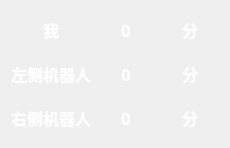
<?xml version="1.0" encoding="UTF-8"?>
<ui version="4.0">
 <class>ScorePanel</class>
 <widget class="QWidget" name="ScorePanel">
  <property name="geometry">
   <rect>
    <x>0</x>
    <y>0</y>
    <width>230</width>
    <height>148</height>
   </rect>
  </property>
  <property name="windowTitle">
   <string>Form</string>
  </property>
  <layout class="QGridLayout" name="gridLayout">
   <item row="0" column="0">
    <widget class="QLabel" name="me">
     <property name="font">
      <font>
       <family>微软雅黑</family>
       <pointsize>12</pointsize>
       <bold>true</bold>
      </font>
     </property>
     <property name="styleSheet">
      <string notr="true">color: rgb(255, 255, 255);</string>
     </property>
     <property name="text">
      <string>我</string>
     </property>
     <property name="alignment">
      <set>Qt::AlignCenter</set>
     </property>
    </widget>
   </item>
   <item row="0" column="1">
    <widget class="QLabel" name="myScore">
     <property name="font">
      <font>
       <family>微软雅黑</family>
       <pointsize>12</pointsize>
       <bold>true</bold>
      </font>
     </property>
     <property name="styleSheet">
      <string notr="true">color: rgb(255, 255, 255);</string>
     </property>
     <property name="text">
      <string>0</string>
     </property>
     <property name="alignment">
      <set>Qt::AlignCenter</set>
     </property>
    </widget>
   </item>
   <item row="0" column="2">
    <widget class="QLabel" name="meUnit">
     <property name="font">
      <font>
       <family>微软雅黑</family>
       <pointsize>12</pointsize>
       <bold>true</bold>
      </font>
     </property>
     <property name="styleSheet">
      <string notr="true">color: rgb(255, 255, 255);</string>
     </property>
     <property name="text">
      <string>分</string>
     </property>
     <property name="alignment">
      <set>Qt::AlignCenter</set>
     </property>
    </widget>
   </item>
   <item row="1" column="0">
    <widget class="QLabel" name="leftRobot">
     <property name="font">
      <font>
       <family>微软雅黑</family>
       <pointsize>12</pointsize>
       <bold>true</bold>
      </font>
     </property>
     <property name="styleSheet">
      <string notr="true">color: rgb(255, 255, 255);</string>
     </property>
     <property name="text">
      <string>左侧机器人</string>
     </property>
     <property name="alignment">
      <set>Qt::AlignCenter</set>
     </property>
    </widget>
   </item>
   <item row="1" column="1">
    <widget class="QLabel" name="leftScore">
     <property name="font">
      <font>
       <family>微软雅黑</family>
       <pointsize>12</pointsize>
       <bold>true</bold>
      </font>
     </property>
     <property name="styleSheet">
      <string notr="true">color: rgb(255, 255, 255);</string>
     </property>
     <property name="text">
      <string>0</string>
     </property>
     <property name="alignment">
      <set>Qt::AlignCenter</set>
     </property>
    </widget>
   </item>
   <item row="1" column="2">
    <widget class="QLabel" name="leftUnit">
     <property name="font">
      <font>
       <family>微软雅黑</family>
       <pointsize>12</pointsize>
       <bold>true</bold>
      </font>
     </property>
     <property name="styleSheet">
      <string notr="true">color: rgb(255, 255, 255);</string>
     </property>
     <property name="text">
      <string>分</string>
     </property>
     <property name="alignment">
      <set>Qt::AlignCenter</set>
     </property>
    </widget>
   </item>
   <item row="2" column="0">
    <widget class="QLabel" name="rightRobot">
     <property name="font">
      <font>
       <family>微软雅黑</family>
       <pointsize>12</pointsize>
       <bold>true</bold>
      </font>
     </property>
     <property name="styleSheet">
      <string notr="true">color: rgb(255, 255, 255);</string>
     </property>
     <property name="text">
      <string>右侧机器人</string>
     </property>
     <property name="alignment">
      <set>Qt::AlignCenter</set>
     </property>
    </widget>
   </item>
   <item row="2" column="1">
    <widget class="QLabel" name="rightScore">
     <property name="font">
      <font>
       <family>微软雅黑</family>
       <pointsize>12</pointsize>
       <bold>true</bold>
      </font>
     </property>
     <property name="styleSheet">
      <string notr="true">color: rgb(255, 255, 255);</string>
     </property>
     <property name="text">
      <string>0</string>
     </property>
     <property name="alignment">
      <set>Qt::AlignCenter</set>
     </property>
    </widget>
   </item>
   <item row="2" column="2">
    <widget class="QLabel" name="rightUnit">
     <property name="font">
      <font>
       <family>微软雅黑</family>
       <pointsize>12</pointsize>
       <bold>true</bold>
      </font>
     </property>
     <property name="styleSheet">
      <string notr="true">color: rgb(255, 255, 255);</string>
     </property>
     <property name="text">
      <string>分</string>
     </property>
     <property name="alignment">
      <set>Qt::AlignCenter</set>
     </property>
    </widget>
   </item>
  </layout>
 </widget>
 <resources/>
 <connections/>
</ui>
